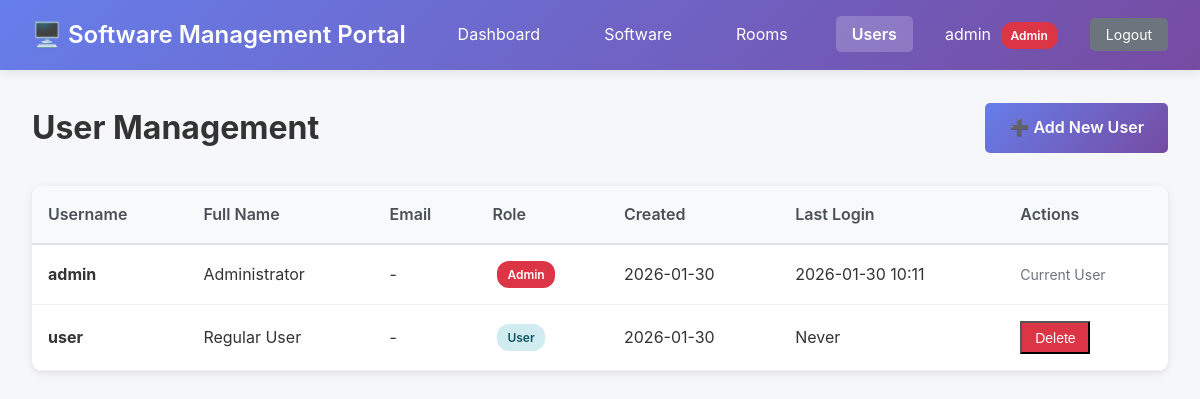
Before: /users (signed in) with the older database file.
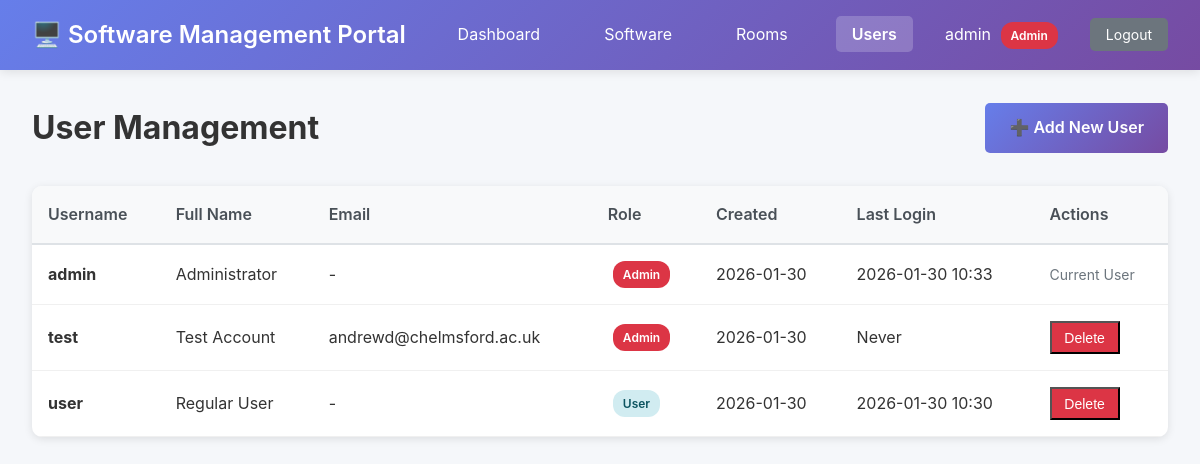
After: the same page with the newer database file.
### tables this page shows
CREATE TABLE users (
    id INTEGER PRIMARY KEY AUTOINCREMENT,
    username TEXT NOT NULL UNIQUE,
    password_hash TEXT NOT NULL,
    full_name TEXT,
    email TEXT,
    is_superuser BOOLEAN DEFAULT 0,
    created_at TIMESTAMP DEFAULT CURRENT_TIMESTAMP,
    last_login TIMESTAMP
);

### app.py (the view)
@app.route('/users')
@login_required
@superuser_required
def users_list():
    conn = get_db()
    cursor = conn.cursor()
    cursor.execute('''
        SELECT id, username, full_name, email, is_superuser, created_at, last_login
        FROM users
        ORDER BY username
    ''')
    users = cursor.fetchall()
    conn.close()
    return render_template('users_list.html', users=users)

### app.py (called while the page is built)
@login_manager.user_loader
def load_user(user_id):
    conn = get_db()
    cursor = conn.cursor()
    cursor.execute('SELECT id, username, full_name, is_superuser FROM users WHERE id = ?', (user_id,))
    user_data = cursor.fetchone()
    conn.close()
    if user_data:
        return User(user_data['id'], user_data['username'], user_data['full_name'], user_data['is_superuser'])
    return None

def superuser_required(f):
    @wraps(f)
    def decorated_function(*args, **kwargs):
        if not current_user.is_authenticated or not current_user.is_superuser:
            flash('You need superuser privileges to access this page.', 'error')
            return redirect(url_for('index'))
        return f(*args, **kwargs)
    return decorated_function

def get_db():
    conn = sqlite3.connect(DB_PATH)
    conn.row_factory = sqlite3.Row
    return conn

### templates/users_list.html (shortened to what this page needs)
<!DOCTYPE html>
<html lang="en">
<head>
    <link rel="stylesheet" href="{{ url_for('static', filename='style.css') }}">
</head>
<body>
    <nav class="navbar">
        <div class="nav-brand">
            <h1>🖥️ Software Management Portal</h1>
        </div>
        <ul class="nav-menu">
            <li><a href="{{ url_for('index') }}">Dashboard</a></li>
            <li><a href="{{ url_for('software_list') }}">Software</a></li>
            <li><a href="{{ url_for('rooms_list') }}">Rooms</a></li>
            {% if current_user.is_superuser %}
            <li><a href="{{ url_for('users_list') }}" class="active">Users</a></li>
            {% endif %}
            <li class="user-info">
                {{ current_user.username }}
                {% if current_user.is_superuser %}
                <span class="badge badge-admin">Admin</span>
                {% endif %}
            </li>
            <li><a href="{{ url_for('logout') }}" class="btn-sm btn-secondary">Logout</a></li>
        </ul>
    </nav>
    <div class="container">
        <div class="page-header">
            <h2>User Management</h2>
            <a href="{{ url_for('add_user') }}" class="btn btn-primary">➕ Add New User</a>
        </div>
        <div class="table-container">
            <table class="data-table">
                <thead>
                    <tr>
                        <th>Username</th>
                        <th>Full Name</th>
                        <th>Email</th>
                        <th>Role</th>
                        <th>Created</th>
                        <th>Last Login</th>
                        <th>Actions</th>
                    </tr>
                </thead>
                <tbody>
                    {% for user in users %}
                    <tr>
                        <td><strong>{{ user.username }}</strong></td>
                        <td>{{ user.full_name or '-' }}</td>
                        <td>{{ user.email or '-' }}</td>
                        <td>
                            {% if user.is_superuser %}
                            <span class="badge badge-admin">Admin</span>
                            {% else %}
                            <span class="badge badge-info">User</span>
                            {% endif %}
                        </td>
                        <td>{{ user.created_at[:10] if user.created_at else '-' }}</td>
                        <td>{{ user.last_login[:16] if user.last_login else 'Never' }}</td>
                        <td>
                            {% if user.id != current_user.id %}
                            <form method="post" action="{{ url_for('delete_user', user_id=user.id) }}" style="display:inline;" onsubmit="return confirm('Delete user {{ user.username }}?');">
                                <button type="submit" class="btn-sm btn-danger">Delete</button>
                            </form>
                            {% else %}
                            <span class="text-muted">Current User</span>
                            {% endif %}
                        </td>
                    </tr>
                    {% endfor %}
                </tbody>
            </table>
        </div>
    </div>
</body>
</html>

### static/style.css (style rules this page uses)
* { margin: 0; padding: 0; box-sizing: border-box; }
body { font-family: -apple-system, BlinkMacSystemFont, 'Segoe UI', Roboto, 'Helvetica Neue', Arial, sans-serif; background: #f5f7fa; color: #333; line-height: 1.6; }
.navbar { background: linear-gradient(135deg, #667eea 0%, #764ba2 100%); color: white; padding: 1rem 2rem; box-shadow: 0 2px 10px rgba(0,0,0,0.1); display: flex; justify-content: space-between; align-items: center; }
.nav-brand h1 { font-size: 1.5rem; font-weight: 600; }
.nav-menu { display: flex; list-style: none; gap: 2rem; }
.nav-menu a { color: white; text-decoration: none; padding: 0.5rem 1rem; border-radius: 5px; transition: background 0.3s; position: relative; }
.nav-menu a.active { background: rgba(255,255,255,0.2); font-weight: 600; }
.badge { background: #ff4444; color: white; padding: 2px 8px; border-radius: 12px; font-size: 0.75rem; margin-left: 5px; }
.container { max-width: 1400px; margin: 2rem auto; padding: 0 2rem; }
.page-header { display: flex; justify-content: space-between; align-items: center; margin-bottom: 2rem; }
.page-header h2 { font-size: 2rem; color: #333; }
.table-container { background: white; border-radius: 10px; box-shadow: 0 2px 8px rgba(0,0,0,0.1); overflow-x: auto; margin-bottom: 2rem; }
.data-table { width: 100%; border-collapse: collapse; }
.data-table thead { background: #f8f9fa; border-bottom: 2px solid #dee2e6; }
.data-table th { padding: 1rem; text-align: left; font-weight: 600; color: #495057; white-space: nowrap; }
.data-table td { padding: 1rem; border-bottom: 1px solid #f0f0f0; }
.text-muted { color: #6c757d; font-size: 0.875rem; }
.badge { padding: 4px 10px; border-radius: 12px; font-size: 0.75rem; font-weight: 600; display: inline-block; white-space: nowrap; }
.badge-info { background: #d1ecf1; color: #0c5460; }
.badge-admin { background: #dc3545; color: white; }
.btn { padding: 0.75rem 1.5rem; border: none; border-radius: 5px; font-size: 1rem; font-weight: 600; cursor: pointer; transition: all 0.3s; text-decoration: none; display: inline-block; }
.btn-primary { background: linear-gradient(135deg, #667eea 0%, #764ba2 100%); color: white; }
.btn-secondary { background: #6c757d; color: white; }
.btn-danger { background: #dc3545; color: white; }
.btn-sm { padding: 0.4rem 0.8rem; font-size: 0.875rem; }

Changed rows visible on the page:
changed users "admin": last_login "2026-01-30 10:11" → "2026-01-30 10:33"
added users: username "test", full_name "Test Account", email "andrewd@chelmsford.ac.uk", is_superuser "Admin", created_at "2026-01-30", last_login "Never"
changed users "user": last_login "Never" → "2026-01-30 10:30"
